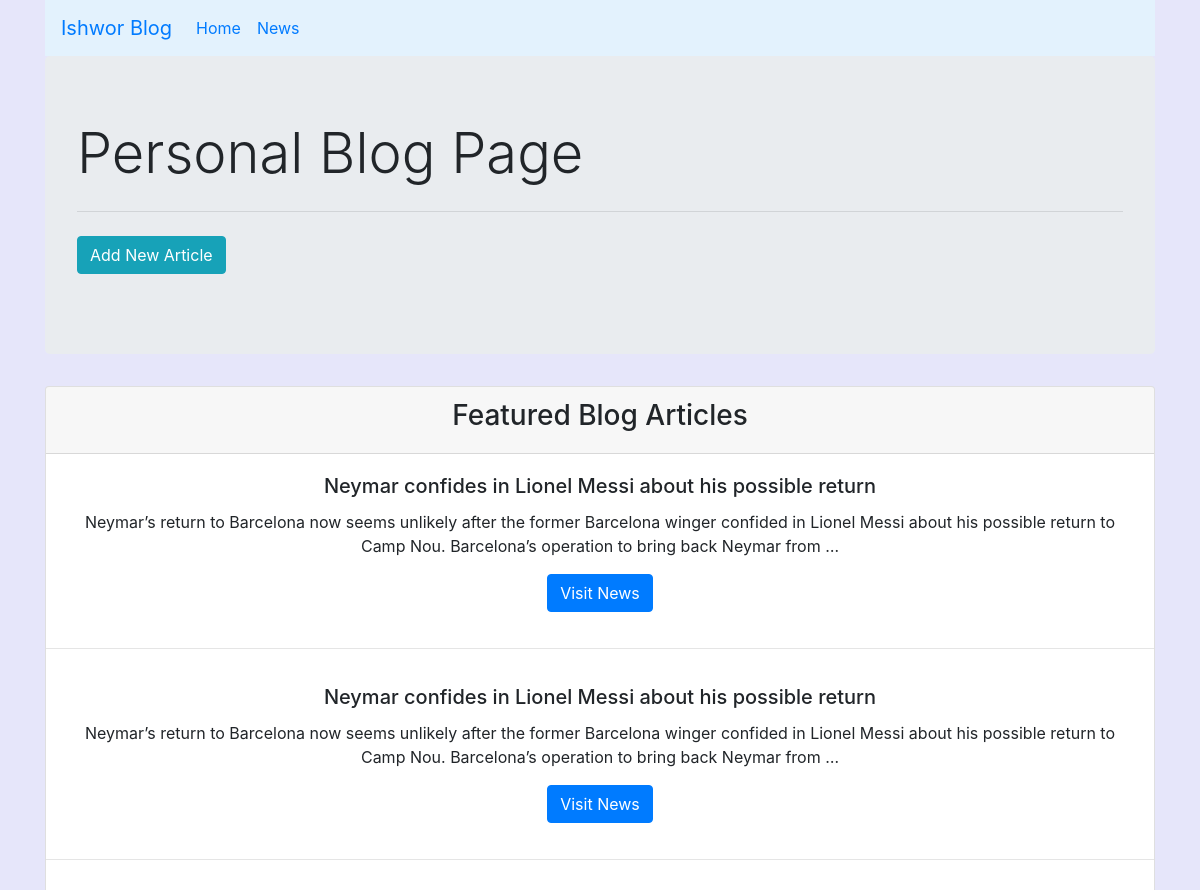
/ (upper part), run on an earlier commit of the app's database.
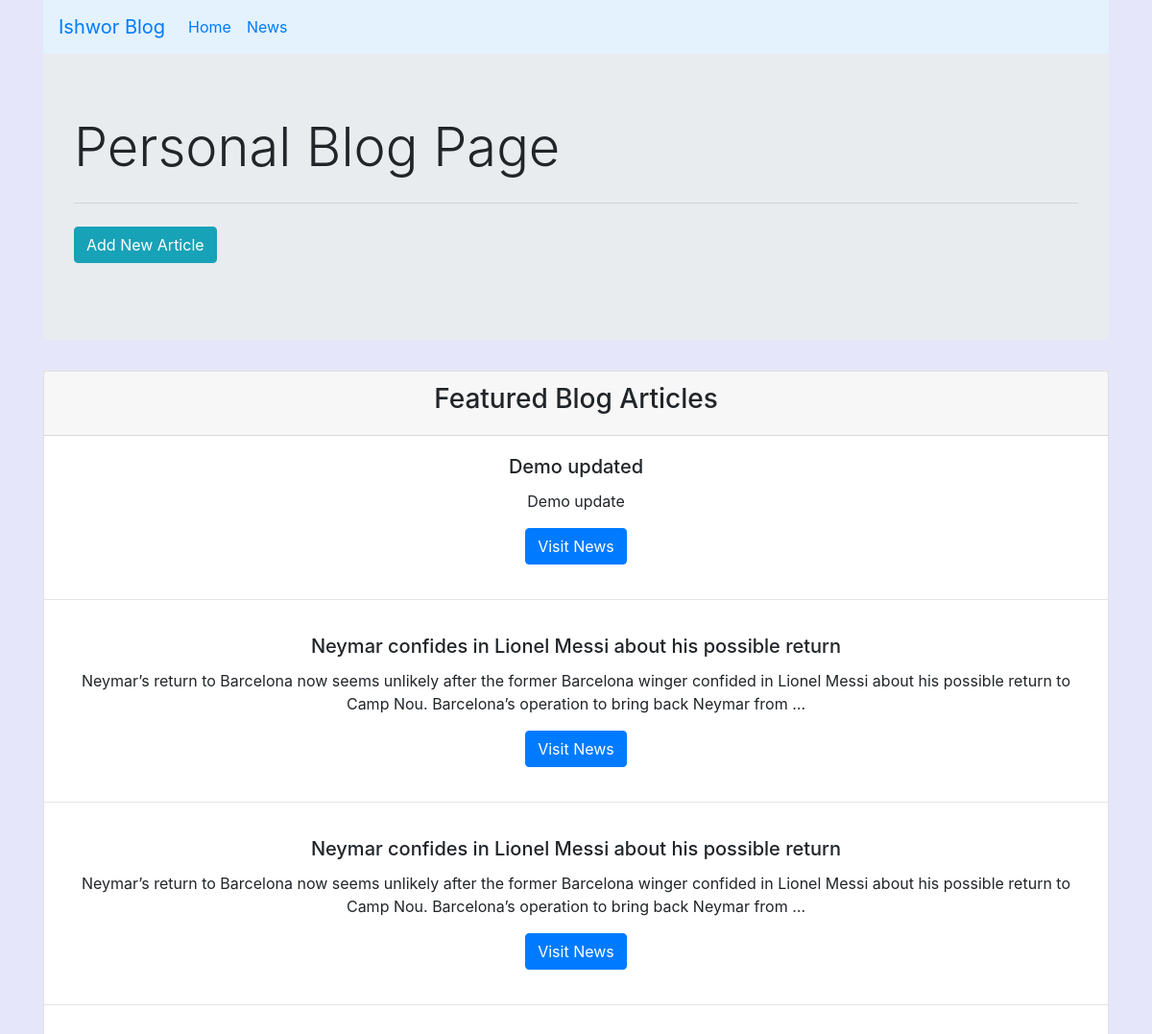
And on a later commit of the database.
### articles/models.py (models this page shows, shortened)
class Article(models.Model):
    author = models.ForeignKey(
        'auth.User', on_delete=models.CASCADE)
    title = models.CharField(max_length=200)
    text = models.TextField()
    date_added = models.DateTimeField(default=timezone.now, blank=True)
    class Meta:
        ordering = ['-date_added']

### articles/views.py (the view)
# urls.py: path('', views.ArticleListView.as_view(), name='home'),
class ArticleListView(ListView):
    model = Article
    template_name = 'home.html'

### templates/home.html (shortened to what this page needs)
{% extends 'base.html' %}
{% block content %}
<div class="jumbotron">
    <header>
        <h1 class="display-4">Personal Blog Page</h1>
    </header>
    <hr class="my-4">
    <p class="lead">
        <a class="btn btn-info" href="{% url 'article_new' %}" role="button">Add New Article</a>
    </p>
</div>
<div class="card text-center">
    <div class="card-header">
        <h3>Featured Blog Articles</h3>
    </div>
    {% for arti in object_list %}
    <div class="card-body">
        <h5 class="card-title">{{arti.title|truncatewords:10}}</h5>
        <p class="card-text">{{arti.text|truncatewords:30}}</p>
        <a href="{% url 'article_page' arti.pk %}" class="btn btn-primary">Visit News </a>
    </div>
    <hr>
    {% endfor %}
</div>
{% endblock content %}

What changed in the data, as far as the page shows it:
added Article: title "Demo updated", text "Demo update"
